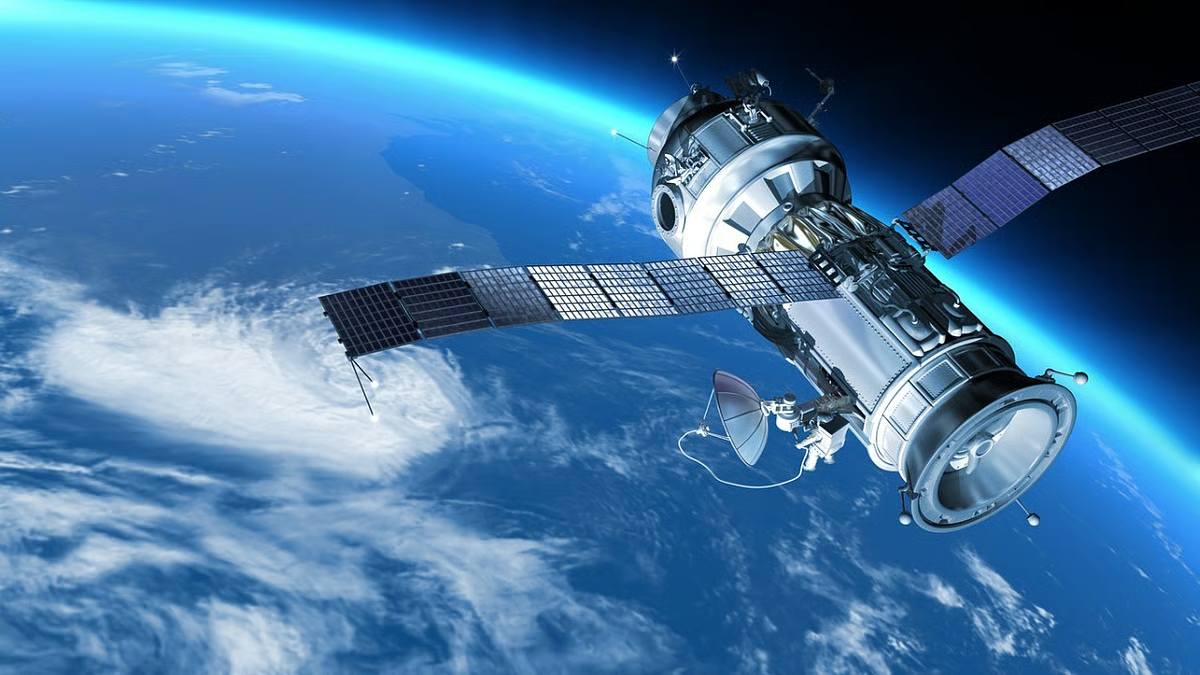
#> input picture frontend/images/index_bg.jpg, 1200 x 675 px, given in place of ., which was not available
$ python -i frame_analyzer.py   (imports and definitions only)
#> lines starting #> are read from the running program, lines starting #| are printed output that depends on the picture; after the words box and inside, x2 and y2 are one past the last pixel; in counts of white or black regions, pixels touching at a corner belong together; pictures that were not available may be replaced by others from this repository, and a replacement may not be noted
"""
GeoStream — Satellite Frame Analyzer
AI-powered disaster monitoring & environmental intelligence module.

Analyzes satellite video frames for:
  - Cloud movement patterns (direction, speed, density)
  - Atmospheric anomalies (cyclone formation, heavy accumulation, brightness shifts)
  - Risk classification (Low / Medium / High)
  - Event prediction (Rainfall, Storm, Cyclone, No significant event)
"""

import os
import cv2
import numpy as np
from datetime import datetime


# ── Core Analysis Functions ──

def analyze_frames(frame1: np.ndarray, frame2: np.ndarray) -> tuple[float, float, float]:
    """
    Compare two consecutive satellite frames.

    Returns:
        motion_score   – mean pixel-level difference (movement intensity)
        cloud_density  – average brightness as a proxy for cloud coverage (0–1)
        edge_density   – edge intensity (structural features / cyclone hints) (0–1)
    """
    gray1 = cv2.cvtColor(frame1, cv2.COLOR_BGR2GRAY)
    gray2 = cv2.cvtColor(frame2, cv2.COLOR_BGR2GRAY)

    # Absolute difference → motion detection
    diff = cv2.absdiff(gray1, gray2)
    motion_score = float(np.mean(diff))

    # Cloud density (brightness proxy)
    cloud_density = float(np.mean(gray2)) / 255.0

    # Edge detection → structural features / cyclone hint
    edges = cv2.Canny(gray2, 50, 150)
    edge_density = float(np.mean(edges)) / 255.0

    return motion_score, cloud_density, edge_density


def classify_risk(motion: float, cloud: float, edge: float) -> tuple[str, str]:
    """
    Classify risk level based on motion, cloud density, and edge density.

    Returns:
        (risk_level, reason)
    """
    if cloud > 0.7 and motion > 25:
        return "High", "Possible storm or cyclone"
    elif cloud > 0.7 and edge > 0.15:
        return "High", "Dense cloud with spiral/structural patterns detected"
    elif cloud > 0.5 and motion > 20:
        return "Medium-High", "Significant cloud movement with moderate density"
    elif cloud > 0.4:
        return "Medium", "Cloud accumulation"
    elif motion > 15:
        return "Medium", "Moderate atmospheric movement"
    else:
        return "Low", "Stable weather"


def estimate_cloud_direction(frame1: np.ndarray, frame2: np.ndarray) -> dict:
    """
    Estimate cloud movement direction and speed using optical flow.

    Returns:
        dict with keys: direction, speed, dx, dy
    """
    gray1 = cv2.cvtColor(frame1, cv2.COLOR_BGR2GRAY)
    gray2 = cv2.cvtColor(frame2, cv2.COLOR_BGR2GRAY)

    # Calculate dense optical flow (Farneback)
    flow = cv2.calcOpticalFlowFarneback(
        gray1, gray2,
        None,
        pyr_scale=0.5,
        levels=3,
        winsize=15,
        iterations=3,
        poly_n=5,
        poly_sigma=1.2,
        flags=0
    )

    # Average flow vectors
    avg_dx = float(np.mean(flow[..., 0]))
    avg_dy = float(np.mean(flow[..., 1]))
    speed = float(np.sqrt(avg_dx ** 2 + avg_dy ** 2))

    # Determine direction based on dominant flow
    angle = np.degrees(np.arctan2(-avg_dy, avg_dx)) % 360

    directions = [
        (337.5, 360, "East"), (0, 22.5, "East"),
        (22.5, 67.5, "Northeast"),
        (67.5, 112.5, "North"),
        (112.5, 157.5, "Northwest"),
        (157.5, 202.5, "West"),
        (202.5, 247.5, "Southwest"),
        (247.5, 292.5, "South"),
        (292.5, 337.5, "Southeast"),
    ]

    direction = "Stationary"
    for low, high, name in directions:
        if low <= angle < high:
            direction = name
            break

    if speed < 0.3:
        direction = "Stationary"

    return {
        "direction": direction,
        "speed": round(speed, 3),
        "dx": round(avg_dx, 3),
        "dy": round(avg_dy, 3),
        "angle": round(angle, 1),
    }


def detect_spiral_pattern(frame: np.ndarray) -> dict:
    """
    Detect spiral/circular patterns that may indicate cyclone formation.
    Uses Hough circle detection on edge maps.

    Returns:
        dict with is_spiral, circle_count, confidence
    """
    gray = cv2.cvtColor(frame, cv2.COLOR_BGR2GRAY)
    blurred = cv2.GaussianBlur(gray, (9, 9), 2)
    edges = cv2.Canny(blurred, 30, 100)

    # Hough circles
    circles = cv2.HoughCircles(
        blurred,
        cv2.HOUGH_GRADIENT,
        dp=1.5,
        minDist=50,
        param1=100,
        param2=40,
        minRadius=20,
        maxRadius=200
    )

    circle_count = 0 if circles is None else len(circles[0])

    # Contour-based rotation detection
    contours, _ = cv2.findContours(edges, cv2.RETR_TREE, cv2.CHAIN_APPROX_SIMPLE)
    large_contours = [c for c in contours if cv2.contourArea(c) > 500]

    # Check for nested/concentric structures (spiral proxy)
    nested_score = min(len(large_contours) / 20.0, 1.0)

    is_spiral = circle_count >= 2 or nested_score > 0.5
    confidence = min((circle_count * 15 + nested_score * 50), 100)

    return {
        "is_spiral": is_spiral,
        "circle_count": circle_count,
        "nested_score": round(nested_score, 3),
        "confidence": round(confidence, 1),
    }


def detect_brightness_anomaly(frames: list[np.ndarray]) -> dict:
    """
    Detect sudden changes in brightness across consecutive frames,
    which may indicate temperature shifts or convective events.

    Returns:
        dict with brightness_values, max_change, anomaly_detected
    """
    brightness_values = []
    for frame in frames:
        gray = cv2.cvtColor(frame, cv2.COLOR_BGR2GRAY)
        brightness_values.append(float(np.mean(gray)))

    changes = []
    for i in range(1, len(brightness_values)):
        changes.append(abs(brightness_values[i] - brightness_values[i - 1]))

    max_change = max(changes) if changes else 0
    avg_change = np.mean(changes) if changes else 0

    # A sudden brightness change > 15 units is notable
    anomaly_detected = max_change > 15

    return {
        "brightness_values": [round(b, 2) for b in brightness_values],
        "changes": [round(c, 2) for c in changes],
        "max_change": round(max_change, 2),
        "avg_change": round(avg_change, 2),
        "anomaly_detected": anomaly_detected,
    }


def predict_event(risk_level: str, motion: float, cloud: float, edge: float, spiral: dict, brightness: dict) -> dict:
    """
    Predict possible weather event based on all analysis metrics.

    Returns:
        dict with event, confidence, details
    """
    confidence = 0
    events = []

    if risk_level == "High" and spiral.get("is_spiral"):
        events.append("Cyclone")
        confidence = max(confidence, 75 + spiral.get("confidence", 0) * 0.25)

    if risk_level == "High" and motion > 30:
        events.append("Storm")
        confidence = max(confidence, 70)

    if cloud > 0.6 and motion > 10:
        events.append("Rainfall")
        confidence = max(confidence, 55 + cloud * 20)

    if cloud > 0.5 and not events:
        events.append("Rainfall")
        confidence = max(confidence, 40 + cloud * 15)

    if brightness.get("anomaly_detected"):
        if "Storm" not in events:
            events.append("Storm")
        confidence = min(confidence + 10, 100)

    if not events:
        events.append("No significant event")
        confidence = max(90 - motion * 2 - cloud * 30, 40)

    primary_event = events[0]
    confidence = min(round(confidence, 1), 100)

    return {
        "primary_event": primary_event,
        "all_events": events,
        "confidence": confidence,
    }


def generate_frame_differences(frames: list[np.ndarray]) -> list[dict]:
    """
    Compare consecutive frames and highlight major visual differences.

    Returns:
        List of dicts with pair indices, motion_score, description
    """
    differences = []
    for i in range(len(frames) - 1):
        motion, cloud, edge = analyze_frames(frames[i], frames[i + 1])

        desc_parts = []
        if motion > 25:
            desc_parts.append("significant cloud movement detected")
        elif motion > 10:
            desc_parts.append("moderate cloud shifting")
        else:
            desc_parts.append("minimal change")

        if cloud > 0.7:
            desc_parts.append("dense cloud cover")
        elif cloud > 0.4:
            desc_parts.append("partial cloud cover")

        if edge > 0.15:
            desc_parts.append("strong structural features visible")

        differences.append({
            "pair": f"Frame {i} → Frame {i + 1}",
            "motion_score": round(motion, 2),
            "cloud_density": round(cloud, 4),
            "edge_density": round(edge, 4),
            "description": "; ".join(desc_parts),
        })

    return differences


# ── Main Analysis Pipeline ──

def run_full_analysis(
    frame_paths: list[str],
    region: str = "Auto-detected satellite region",
    date: str = None,
    start_time: str = None,
    end_time: str = None,
) -> dict:
    """
    Run the complete satellite frame analysis pipeline.

    Args:
        frame_paths:  List of image file paths to analyze.
        region:       Region name/description.
        date:         Date of observation (YYYY-MM-DD).
        start_time:   Start time (HH:MM).
        end_time:     End time (HH:MM).

    Returns:
        Full structured analysis report as a dictionary.
    """
#> called with frame_paths = '../frontend/images/index_bg.jpg', region = 'Auto-detected satellite region'
    if not frame_paths:
        return {"error": "No frames provided for analysis"}

    # Load all frames
    frames = []
    for path in frame_paths:
        img = cv2.imread(path)
#> img is the input picture: shape (675, 1200, 3); mean B, G, R 158.3, 116, 66.4
        if img is not None:
            frames.append(img)

    if len(frames) < 2:
        return {"error": "Need at least 2 valid frames for analysis"}

    # ── Run all analyses ──

    # 1. Pairwise frame analysis (aggregate metrics)
    all_motion = []
#> all_motion = []
    all_cloud = []
    all_edge = []
    for i in range(len(frames) - 1):
        m, c, e = analyze_frames(frames[i], frames[i + 1])
        all_motion.append(m)
        all_cloud.append(c)
        all_edge.append(e)
#> this loop made 5 passes
#> pass 1, in analyze_frames, `gray1 = cv2.cvtColor(frame1, cv2.COLOR_BGR2GRAY)`:
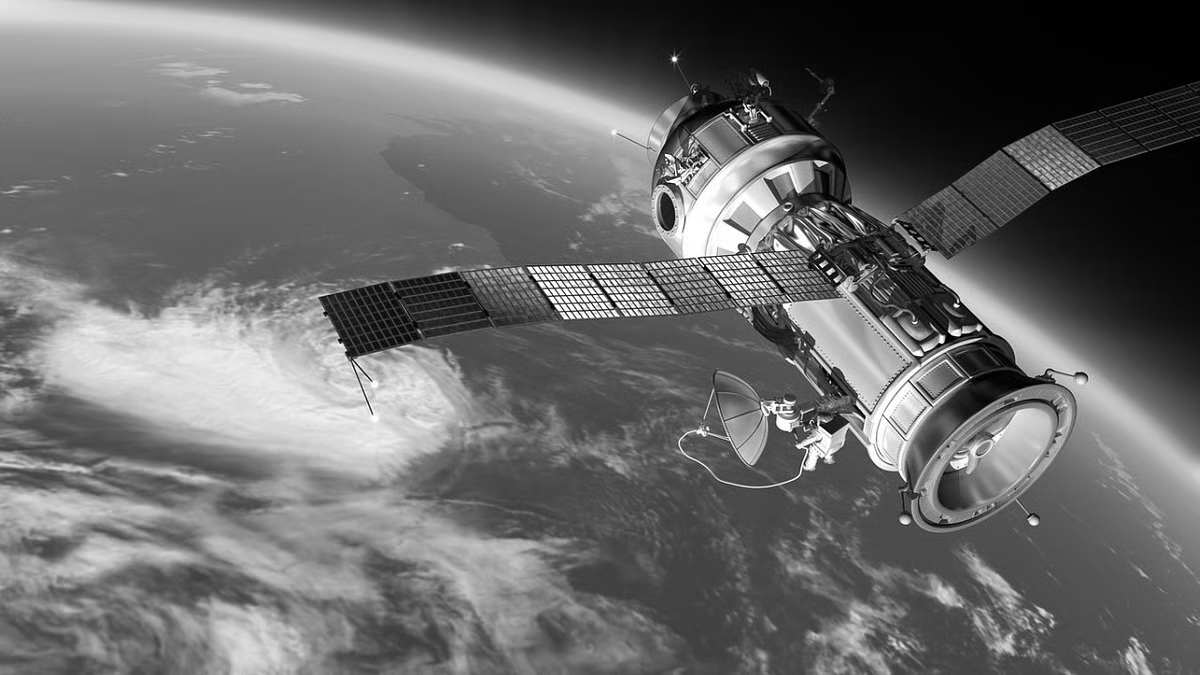
#> gray1: shape (675, 1200); min 0, max 255, mean 106
#> pass 1, in analyze_frames, `edges = cv2.Canny(gray2, 50, 150)`:
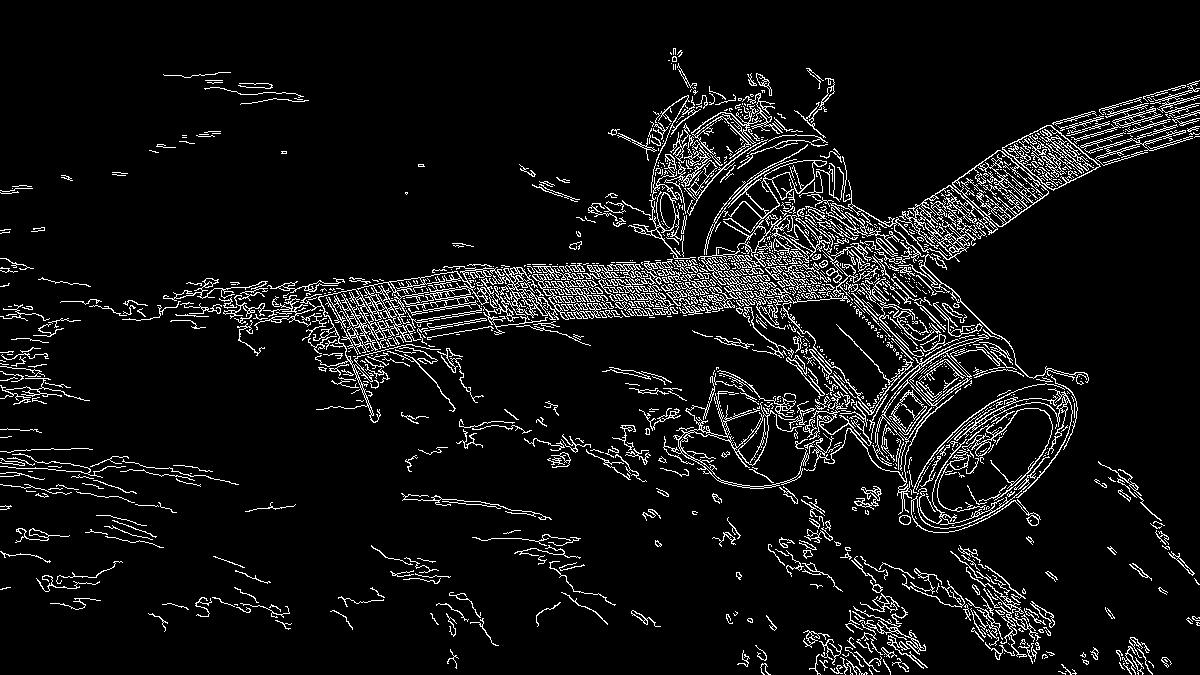
#> edges: shape (675, 1200); 7.3% white in thin lines or dots

    avg_motion = float(np.mean(all_motion))
    avg_cloud = float(np.mean(all_cloud))
    avg_edge = float(np.mean(all_edge))
    max_motion = float(np.max(all_motion))

    # 2. Cloud movement direction (use first and last frame)
    cloud_movement = estimate_cloud_direction(frames[0], frames[-1])
#> in estimate_cloud_direction, `avg_dx = float(np.mean(flow[..., 0]))`: avg_dx = 1.45e-05
#> in estimate_cloud_direction, `avg_dy = float(np.mean(flow[..., 1]))`: avg_dy = -3.17e-06
#> in estimate_cloud_direction, `speed = float(np.sqrt(avg_dx ** 2 + avg_dy ** 2))`: speed = 1.48e-05
#> in estimate_cloud_direction, `angle = np.degrees(np.arctan2(-avg_dy, avg_dx)) % 360`: angle = 12.34

    # 3. Spiral / cyclone detection (check the densest frame)
    densest_idx = int(np.argmax([np.mean(cv2.cvtColor(f, cv2.COLOR_BGR2GRAY)) for f in frames]))
    spiral = detect_spiral_pattern(frames[densest_idx])
#> in detect_spiral_pattern, `edges = cv2.Canny(blurred, 30, 100)`:
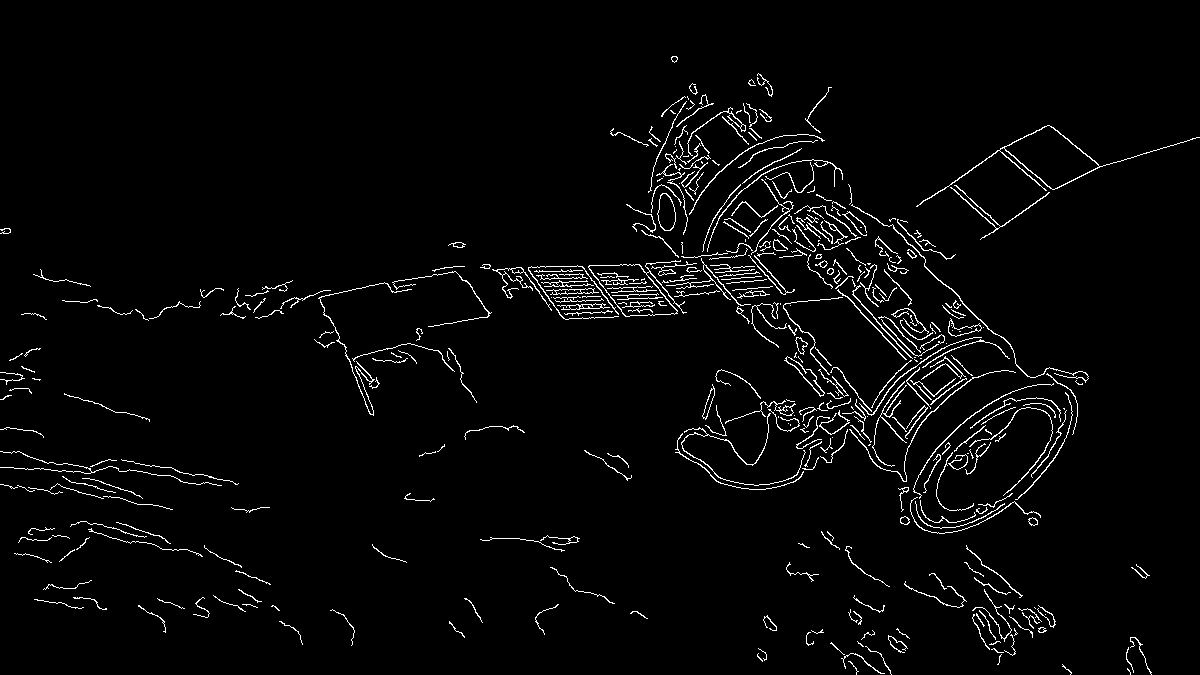
#> edges: shape (675, 1200); 2.9% white in thin lines or dots
#> in detect_spiral_pattern, `circles = cv2.HoughCircles( blurred, cv2.HOUGH_GRADIENT, dp=1.5, minDi..`: circles = 74 rows, first 8: [756.8, 332.2, 151.2], [828.8, 281.2, 131.5], [749.2, 465.8, 195.8], [1002.8, 477.8, 138], [842.2, 330.8, 114.9], [945.8, 423.8, 103.4], [755.2, 405.8, 83.6], [702.8, 425.2, 199.1]
#> in detect_spiral_pattern, `circle_count = 0 if circles is None else len(circles[0])`: circle_count = 74
#> in detect_spiral_pattern, `contours, _ = cv2.findContours(edges, cv2.RETR_TREE, cv2.CHAIN_APPROX_..`: contours = 446 contours, 329 with area under 20; largest, box (x1, y1, x2, y2) and area: (916, 125, 1200, 207) 3292, (1004, 125, 1100, 190) 3090, (588, 260, 687, 317) 2745, (588, 264, 678, 317) 2647, (657, 193, 676, 231) 501
#> in detect_spiral_pattern, `large_contours = [c for c in contours if cv2.contourArea(c) > 500]`: large_contours = 5 contours; box (x1, y1, x2, y2) and area: (916, 125, 1200, 207) 3292, (1004, 125, 1100, 190) 3090, (588, 260, 687, 317) 2745, (588, 264, 678, 317) 2647, (657, 193, 676, 231) 501
#> in detect_spiral_pattern, `nested_score = min(len(large_contours) / 20.0, 1.0)`: nested_score = 0.25
#> in detect_spiral_pattern, `is_spiral = circle_count >= 2 or nested_score > 0.5`: is_spiral = True
#> in detect_spiral_pattern, `confidence = min((circle_count * 15 + nested_score * 50), 100)`: confidence = 100

    # 4. Brightness anomaly
    brightness = detect_brightness_anomaly(frames)

    # 5. Risk classification
    risk_level, risk_reason = classify_risk(avg_motion, avg_cloud, avg_edge)

    # 6. Event prediction
    prediction = predict_event(risk_level, avg_motion, avg_cloud, avg_edge, spiral, brightness)

    # 7. Frame-by-frame differences
    frame_diffs = generate_frame_differences(frames)

    # ── Build description ──
    if date and start_time and end_time:
        time_desc = f"{date} from {start_time} to {end_time} UTC"
    else:
        time_desc = datetime.utcnow().strftime("%Y-%m-%d %H:%M UTC")

    description = (
        f"Satellite observation over {region} at {time_desc}. "
        f"Analyzed {len(frames)} frames. "
        f"Average cloud density: {avg_cloud:.1%}, "
        f"average motion intensity: {avg_motion:.1f}, "
        f"cloud movement: {cloud_movement['direction']} at relative speed {cloud_movement['speed']:.2f}."
    )

    observation_parts = []
    if avg_cloud > 0.6:
        observation_parts.append("Heavy cloud coverage detected across the observation period")
    elif avg_cloud > 0.3:
        observation_parts.append("Moderate cloud activity observed")
    else:
        observation_parts.append("Relatively clear skies with sparse cloud distribution")

    if avg_motion > 20:
        observation_parts.append("Rapid cloud movement suggests active atmospheric conditions")
    elif avg_motion > 10:
        observation_parts.append("Steady cloud migration patterns noted")

    if spiral["is_spiral"]:
        observation_parts.append("Circular/spiral cloud structures detected — potential cyclonic activity")

    if brightness["anomaly_detected"]:
        observation_parts.append(f"Brightness anomaly detected (max shift: {brightness['max_change']:.1f} units)")

    # Include risk description in observation
    observation_parts.append(f"Risk assessment: {risk_level} — {risk_reason}")

    observation = ". ".join(observation_parts) + "."

    # ── Assemble final report ──
    report = {
        "region": region,
        "time": time_desc,
        "frames_analyzed": len(frames),
        "description": description,
        "observation": observation,
        "cloud_movement": {
            "direction": cloud_movement["direction"],
            "speed": cloud_movement["speed"],
            "angle": cloud_movement["angle"],
            "description": f"Clouds moving {cloud_movement['direction']} at relative speed {cloud_movement['speed']:.3f}",
        },
        "metrics": {
            "avg_motion_score": round(avg_motion, 2),
            "max_motion_score": round(max_motion, 2),
            "avg_cloud_density": round(avg_cloud, 4),
            "avg_edge_density": round(avg_edge, 4),
        },
        "anomalies": {
            "spiral_detection": spiral,
            "brightness_anomaly": brightness,
        },
        "frame_differences": frame_diffs,
        "risk_level": risk_level,
        "risk_reason": risk_reason,
        "prediction": prediction,
        "confidence": prediction["confidence"],
        "summary": {
            "observation": observation,
            "risk_level": f"{risk_level} — {risk_reason}",
            "prediction": f"{prediction['primary_event']} ({', '.join(prediction['all_events'])})",
            "confidence_score": f"{prediction['confidence']}%",
        },
    }

    return report

>>> result = run_full_analysis('../frontend/images/index_bg.jpg')
